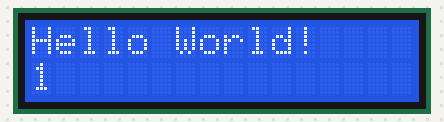
Bench run of a sketch on a simulated Arduino Uno, built with avr-gcc and run on an emulated ATmega328P. Shown: 16×2 character LCD.

Above: at 0.1 s.
At 4.1 s:
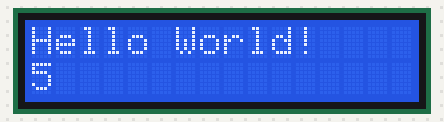
At 9.1 s:
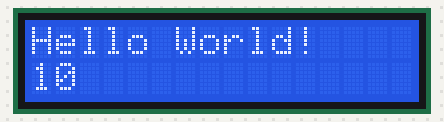
At 19.1 s:
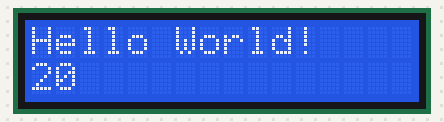
At 28.1 s:
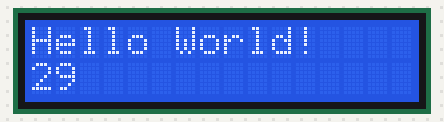
At 38.1 s:
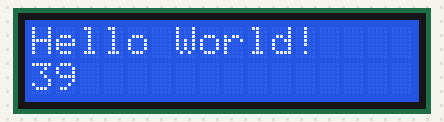

The sketch:

ejercicio_1_code.ino
```cpp
#include <LiquidCrystal.h>

const byte LCD_RS = 2, LCD_E = 4, LCD_D4 = 8, LCD_D5 = 9,
           LCD_D6 = 10, LCD_D7 = 11, LCD_ROWS = 2, LCD_COLS = 16;

long number = 0;

LiquidCrystal lcd(LCD_RS, LCD_E, LCD_D4, LCD_D5, LCD_D6, LCD_D7);

void setup() {
  lcd.begin(LCD_COLS, LCD_ROWS);
  lcd.setCursor(0, 0);
  lcd.print("Hello World!");
}

void loop() {
  number = number + 1;

  lcd.setCursor(0, 1);
  lcd.print(number);

  delay(1000);
}
```

Measured:
- what the display in image 1 shows lasts 1.0 s, from 4.1 s to 5.1 s
